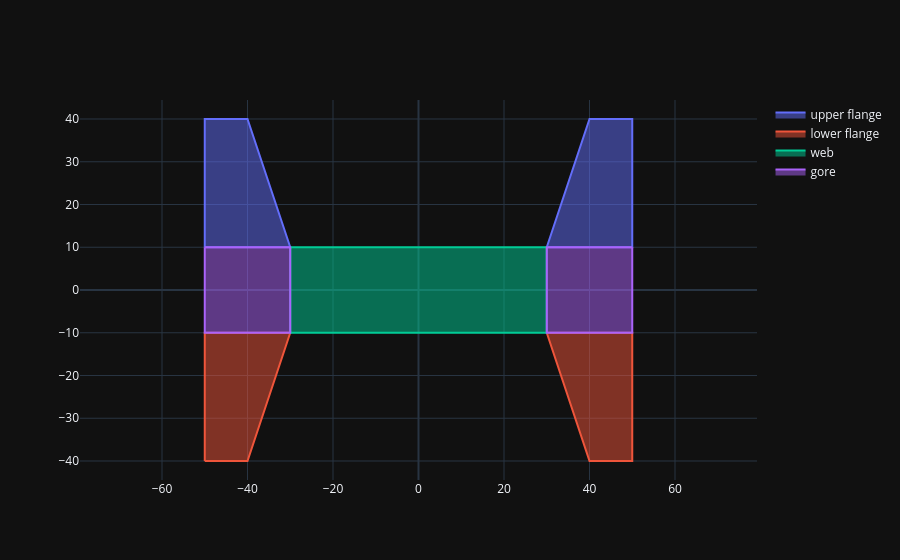

The notebook cell this image was saved under:
### Code cell
division = NeumannDivision(beam)
plot_geoms([division.upper_flange, division.lower_flange, division.web, division.gore], names=["upper flange", "lower flange", "web", "gore"])

### Figure 1 — Plotly figure (JSON) as saved in the notebook; plotly's stock layout.template omitted (floating-point values rounded to 4 significant figures)
{"data": [{"fill": "toself", "mode": "lines", "name": "upper flange", "x": [-50.0, -50.0, -40.0, -30.0, -50.0, null, null, 30.0, 40.0, 50.0, 50.0, 30.0, null, null], "y": [10.0, 40.0, 40.0, 10.0, 10.0, null, null, 10.0, 40.0, 40.0, 10.0, 10.0, null, null], "type": "scatter"}, {"fill": "toself", "mode": "lines", "name": "lower flange", "x": [30.0, 50.0, 50.0, 40.0, 30.0, null, null, -50.0, -50.0, -30.0, -40.0, -50.0, null, null], "y": [-10.0, -10.0, -40.0, -40.0, -10.0, null, null, -40.0, -10.0, -10.0, -40.0, -40.0, null, null], "type": "scatter"}, {"fill": "toself", "mode": "lines", "name": "web", "x": [-30.0, 30.0, 30.0, -30.0, -30.0, null], "y": [10.0, 10.0, -10.0, -10.0, 10.0, null], "type": "scatter"}, {"fill": "toself", "mode": "lines", "name": "gore", "x": [-50.0, -30.0, -30.0, -50.0, -50.0, null, null, 50.0, 50.0, 30.0, 30.0, 50.0, null, null], "y": [10.0, 10.0, -10.0, -10.0, 10.0, null, null, 10.0, -10.0, -10.0, 10.0, 10.0, null, null], "type": "scatter"}], "layout": {"yaxis": {"scaleanchor": "x", "scaleratio": 1}}}
